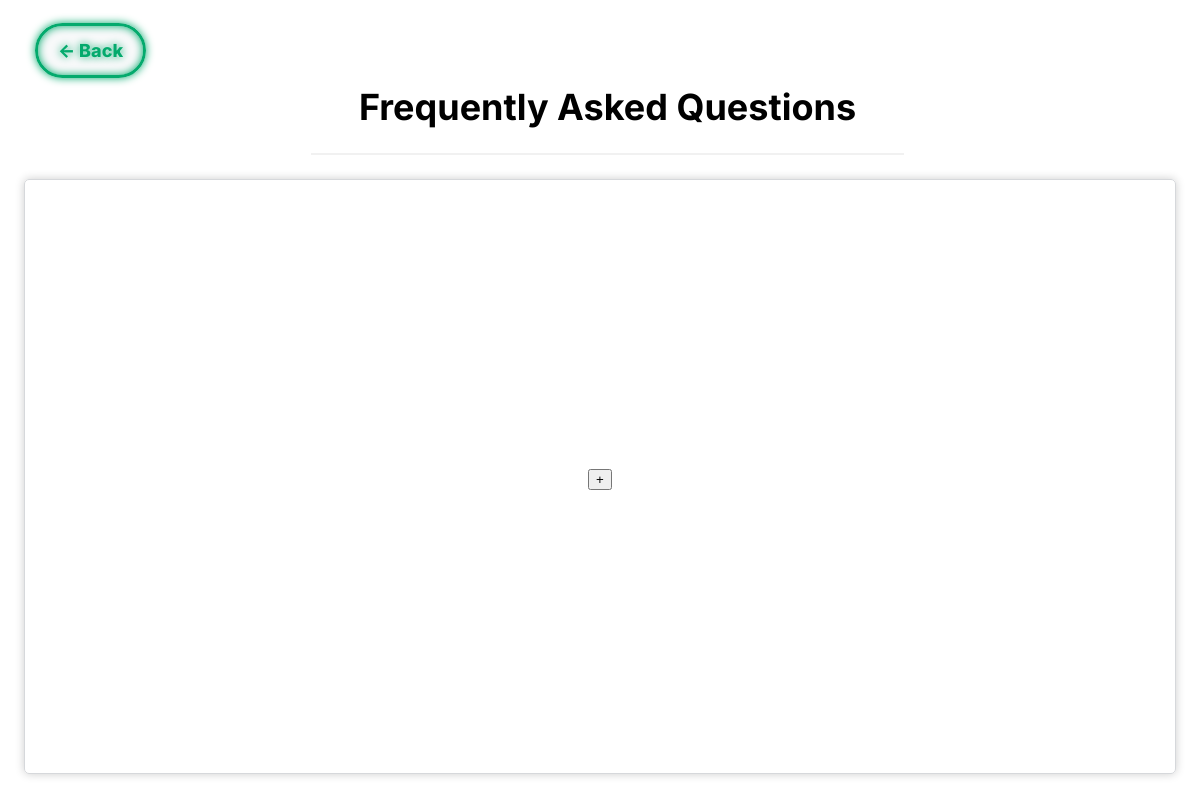
/pages/faq.php (signed in), run on an earlier commit of the app's database.
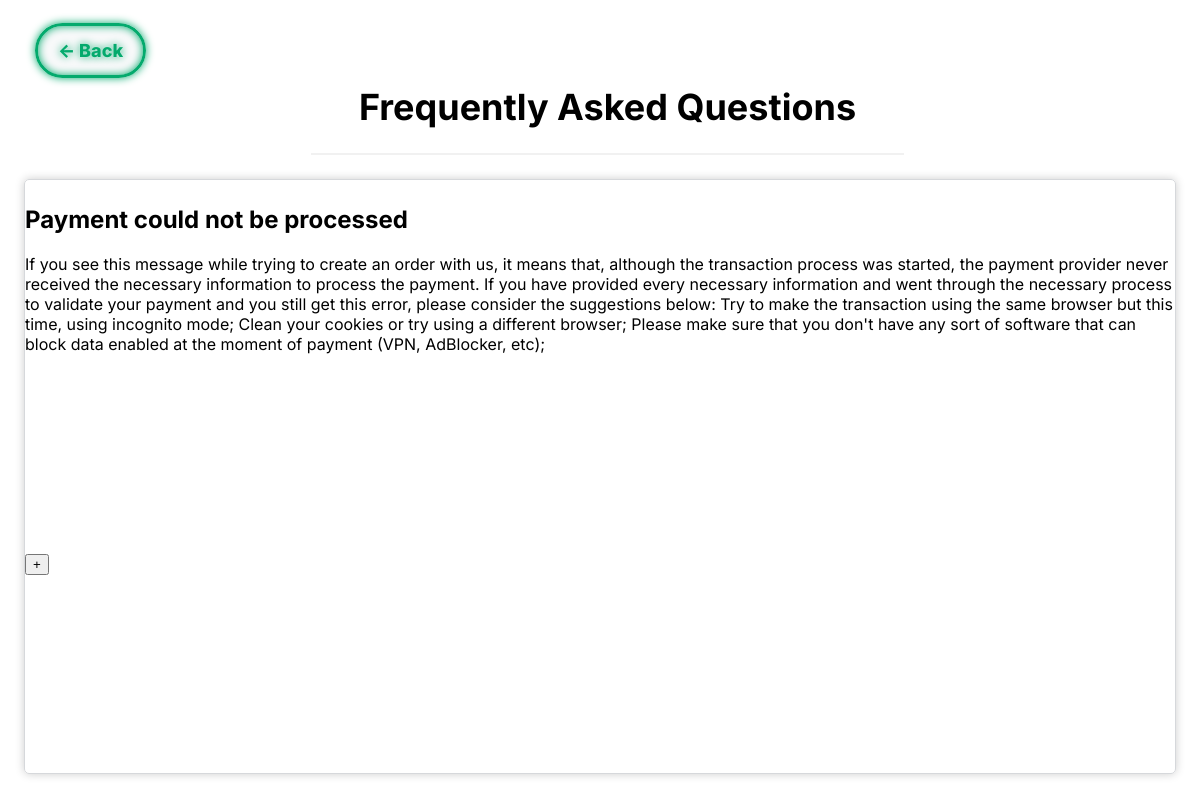
And on a later commit of the database.
### tables this page shows
CREATE TABLE FAQ (
    faq_id INTEGER PRIMARY KEY AUTOINCREMENT,
    question VARCHAR(255) NOT NULL,
    answer VARCHAR(1000) NOT NULL
);

### database/getFAQ.php (the view)
<?php
    include 'connection.php';
    $stmt = $db->prepare('SELECT * FROM FAQ');
    $stmt->execute();
    while($result = $stmt -> fetch()){
        echo '<h2 class="question">'.$result['question'].'</h2>';
        echo '<span class="answer">'.$result['answer'].'</span>';
    }
?>

What changed in the data, as far as the page shows it:
added faq: question "Payment could not be processed", answer "If you see this message while trying to create an order with us, it means that, although the transaction process was started, the payment provider never received the necessary information to process the payment. If you have provided every necessary information and went through the necessary process to validate your payment and you still get this error, please consider the suggestions below: Try to make the transaction using the same browser but this time, using incognito mode; Clean your cookies or try using a different browser; Please make sure that you don't have any sort of software that can block data enabled at the moment of payment (VPN, AdBlocker, etc);"
